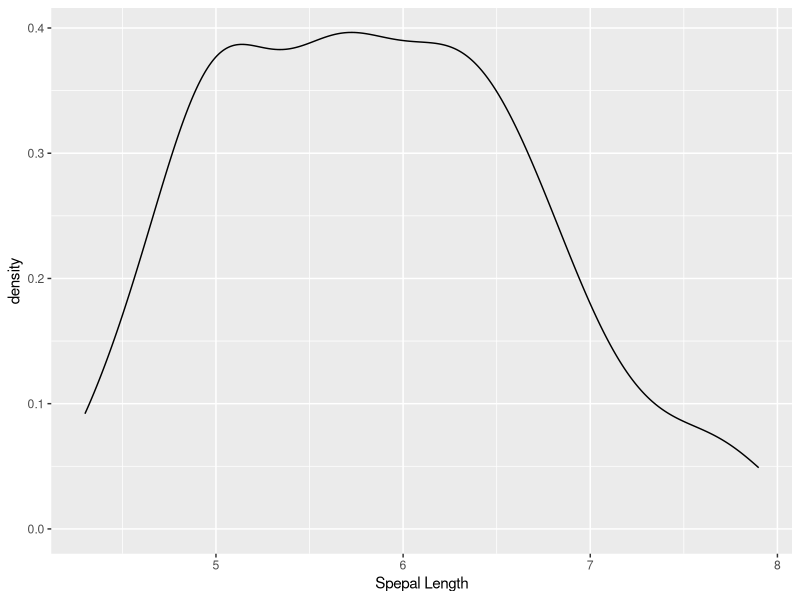

Source code (R):
## ---- chunk 1
knitr::opts_chunk$set(echo = TRUE)
library(tidyverse)
## ---- chunk 2
iris%>%
ggplot(aes (x= Sepal.Length))+
  geom_density()+
  labs(x= "Spepal Length")-> github_plot
ggsave("practice_plot.png", github_plot)

